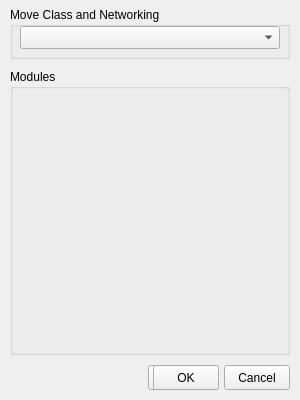
<ui version="4.0" >
 <class>ProjectModuleListClass</class>
 <widget class="QWidget" name="ProjectModuleListClass" >
  <property name="windowModality" >
   <enum>Qt::ApplicationModal</enum>
  </property>
  <property name="geometry" >
   <rect>
    <x>0</x>
    <y>0</y>
    <width>300</width>
    <height>400</height>
   </rect>
  </property>
  <property name="font" >
   <font>
    <family>Arial</family>
    <weight>50</weight>
    <italic>false</italic>
    <bold>false</bold>
   </font>
  </property>
  <property name="windowTitle" >
   <string>Project Modules</string>
  </property>
  <property name="styleSheet" >
   <string notr="true" />
  </property>
  <widget class="QGroupBox" name="moveGroupBox" >
   <property name="geometry" >
    <rect>
     <x>10</x>
     <y>7</y>
     <width>280</width>
     <height>52</height>
    </rect>
   </property>
   <property name="title" >
    <string>Move Class and Networking</string>
   </property>
   <widget class="QComboBox" name="MoveClassesList" >
    <property name="enabled" >
     <bool>true</bool>
    </property>
    <property name="geometry" >
     <rect>
      <x>10</x>
      <y>19</y>
      <width>260</width>
      <height>23</height>
     </rect>
    </property>
   </widget>
  </widget>
  <widget class="QGroupBox" name="moduleGroupBox" >
   <property name="geometry" >
    <rect>
     <x>10</x>
     <y>69</y>
     <width>280</width>
     <height>286</height>
    </rect>
   </property>
   <property name="title" >
    <string>Modules</string>
   </property>
  </widget>
  <widget class="QPushButton" name="ProjectModuleListRegenButton" >
    <property name="geometry" >
      <rect>
        <x>148</x>
        <y>365</y>
        <width>71</width>
        <height>25</height>
      </rect>
    </property>
    <property name="text" >
      <string>Regenerate</string>
    </property>
  </widget>
  <widget class="QPushButton" name="ProjectModuleListOKButton" >
    <property name="geometry" >
      <rect>
        <x>153</x>
        <y>365</y>
        <width>66</width>
        <height>25</height>
      </rect>
    </property>
    <property name="text" >
      <string>OK</string>
    </property>
  </widget>
  <widget class="QPushButton" name="ProjectModuleListCloseButton" >
    <property name="geometry" >
      <rect>
        <x>224</x>
        <y>365</y>
        <width>66</width>
        <height>25</height>
      </rect>
    </property>
    <property name="text" >
      <string>Cancel</string>
    </property>
  </widget>
 </widget>
 <layoutdefault spacing="6" margin="11" />
 <resources>
  <include location="../../source/torque3dfrontloader.qrc" />
 </resources>
 <connections>
  <connection>
   <sender>ProjectModuleListCloseButton</sender>
   <signal>clicked()</signal>
   <receiver>ProjectModuleListClass</receiver>
   <slot>close()</slot>
  </connection>
 </connections>
</ui>
